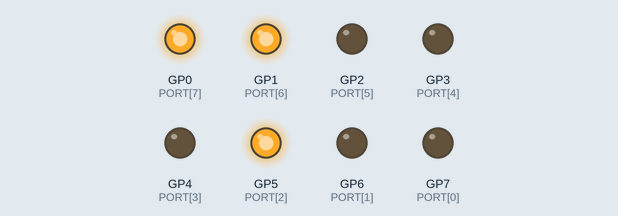
The program below on a simulated Raspberry Pi Pico running MicroPython. On the bench: output pins drawn as LEDs (lit = HIGH). Random numbers come from a fixed seed.

Above: at 0.12 s.
At 4.88 s:
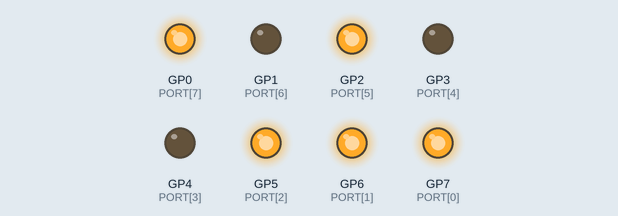
At 9.63 s:
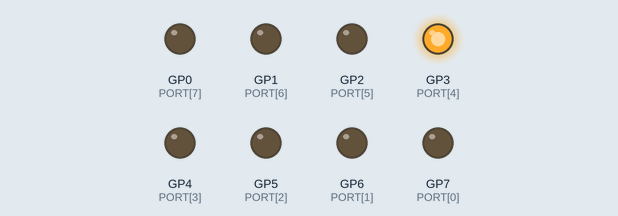
At 19.39 s:
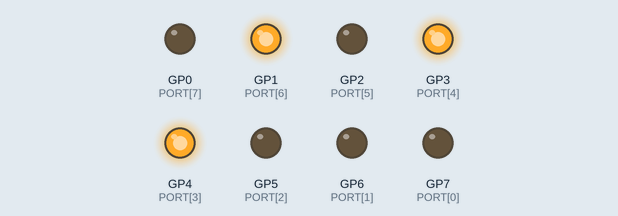
At 28.9 s:
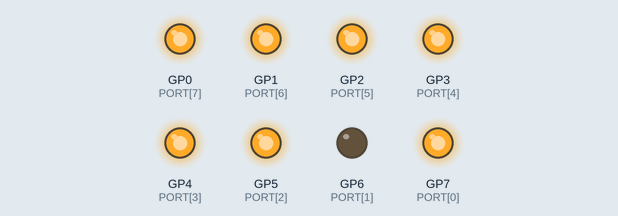
At 38.6 s:
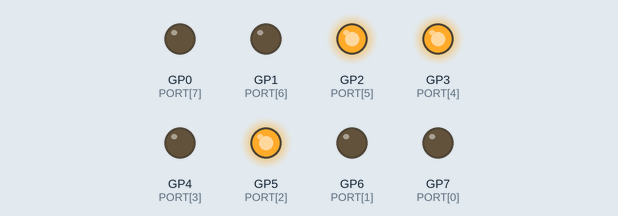
Timing chart, 0 to 40.0 s (numbered marks = the images above):
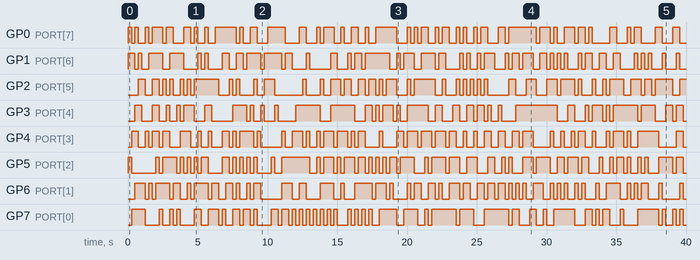

Measured:
- by itself, GP0 (PORT[7]): LOW → HIGH at 0.00 s, → LOW 0.25 s later, → HIGH 0.25 s later, → LOW 0.25 s later, … (80 changes in this stretch)
- by itself, GP1 (PORT[6]): LOW → HIGH at 0.00 s, → LOW 0.50 s later, → HIGH 0.25 s later, → LOW 0.25 s later, … (80 changes in this stretch)
- by itself, GP2 (PORT[5]): LOW → HIGH at 0.75 s, → LOW 0.50 s later, → HIGH 0.50 s later, → LOW 0.50 s later, … (77 changes in this stretch)
- by itself, GP3 (PORT[4]): LOW → HIGH at 0.50 s, → LOW 0.50 s later, → HIGH 0.75 s later, → LOW 0.50 s later, … (64 changes in this stretch)
- by itself, GP4 (PORT[3]): LOW → HIGH at 0.25 s, → LOW 0.50 s later, → HIGH 0.50 s later, → LOW 0.25 s later, … (82 changes in this stretch)
- by itself, GP5 (PORT[2]): LOW → HIGH at 0.00 s, → LOW 0.25 s later, → HIGH 1.8 s later, → LOW 0.25 s later, … (88 changes in this stretch)
- by itself, GP6 (PORT[1]): LOW → HIGH at 0.50 s, → LOW 0.75 s later, → HIGH 0.25 s later, → LOW 0.25 s later, … (86 changes in this stretch)
- by itself, GP7 (PORT[0]): LOW → HIGH at 0.25 s, → LOW 1.0 s later, → HIGH 1.0 s later, → LOW 0.25 s later, … (82 changes in this stretch)

The program:

XMAS.py
```python
#---------------------------------------------------------
#				CHRISTMAS LIGHTS
#				================
#
# In this program 8 LEDs are connected to Pico. The LEDs
# flash randomly
#
# Author: Dogan Ibrahim
# File  : XMAS.py
# Date  : February, 2021
#----------------------------------------------------------
from machine import Pin
import utime
import random

PORT = [7, 6, 5, 4, 3,  2,  1,  0]	# port connections
DIR = ["0","0","0","0","0","0","0","0"]	# port directons
L = [0]*8

#
# This function configures the port pins as outputs ("0") or
# as inputs ("I")
#
def Configure_Port():
   for i in range(0, 8):
      if DIR[i] == "0":
         L[i] = Pin(PORT[i], Pin.OUT)
      else:
         L[i] = Pin(PORT[i], Pin.IN)
   return

#
# This function sends 8-bit data (0 to 255) to the PORT
#
def Port_Output(x):
   b = bin(x)					# convert into binary
   b = b.replace("0b", "")		# remove leading "0b"
   diff = 8 - len(b)			# find the length
   for i in range (0, diff):
      b = "0" + b				# insert leading os

   for i in range (0, 8):
      if b[i] == "1":
         L[i].value(1)
      else:
         L[i].value(0)
   return

#
# Configure PORT to all outputs
#
Configure_Port()

#
# Main program loop. Count up in binary every second
#
while True:
  numbr = random.randint(1, 255)	# generate a random number
  Port_Output(numbr)			    # send cnt to port
  utime.sleep(0.25)			        # wait 250ms
```
